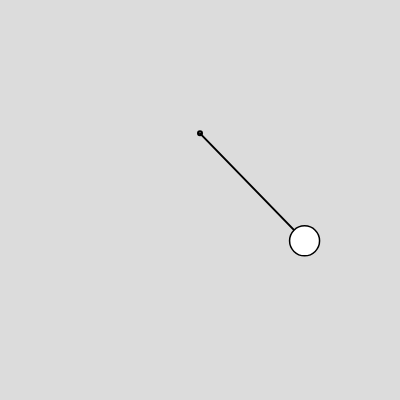
Frame 1 (no input)
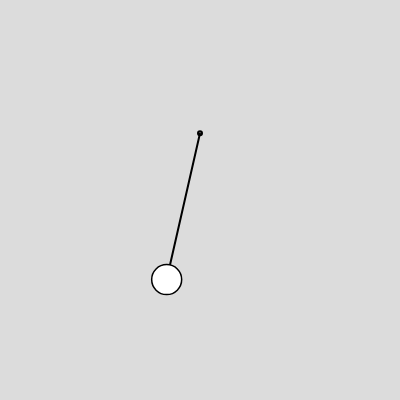
Frame 60 (no input)
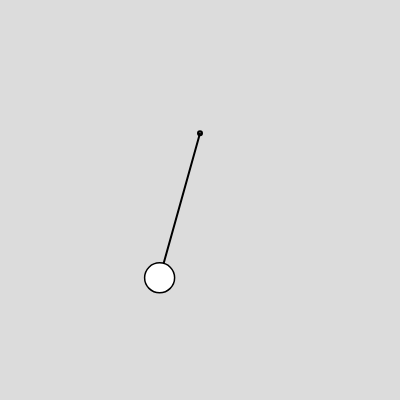
Frame 120 (the mouse pressed at the canvas centre since frame 60)

The p5.js sketch that drew these frames (run headless with seeded random() and noise() and a simulated clock; from frame 60 on, the mouse is pressed at the canvas centre):

// p5.js sketch
// ── sketch.js
// Global Variables
let width = 400, height = 400;
let origin; 
let pendulum;
let R = 150; // Arm length

// User-Defined Classes
class Pendulum {  
  constructor(start_theta) {
      // Attributes
      this.angle = start_theta; // [radians]
      this.position = createVector(origin.x + R*sin(this.angle), origin.y + R*cos(this.angle)); 
      this.a_velocity = 0.0; // Angular velocity
      this.a_acceleration = 0.0; // Angular acceleration
      this.r = 15; // 'Head' radius
      this.mass = 20;
      this.factor = 0.99; // Penalty
  }
  // Methods
  apply_force(force_vec) {
    let acceleration = force_vec.div(this.mass); // Vector
    this.a_acceleration += -acceleration.mag() * sin(this.angle);
  }
  update() {
    this.a_velocity += this.a_acceleration;
    this.a_velocity *= this.factor; // Penalizing velocity
    this.angle += this.a_velocity;
    this.position.x = origin.x + R*sin(this.angle);
    this.position.y = origin.y + R*cos(this.angle);
    this.a_acceleration = 0; // Reseting acceleration
  }
  display() {
    stroke(0); // All outlines
    strokeWeight(2); // Line stroke
    ellipse(origin.x, origin.y, 4); // Nail
    line(origin.x, origin.y, this.position.x, this.position.y); // Line
    strokeWeight(1.5); // Ball stroke
    fill(255); // Ball color
    ellipse(this.position.x, this.position.y, 2*this.r); // Ball
  }
}

// User-Defined Functions

// p5 Main
function setup() {
  createCanvas(width, height); // Creating the canvas with 'img' dimensions
  origin = createVector(width/2, height/3);
  pendulum = new Pendulum(PI/4); // Initialization
}

function draw() {
  // Main
  background(220); // Grayscale white
  
  let gravity = createVector(0, 0.02); 
  let weight = p5.Vector.mult(gravity, pendulum.mass); 
  pendulum.apply_force(weight);
  pendulum.update();
  pendulum.display();
}
